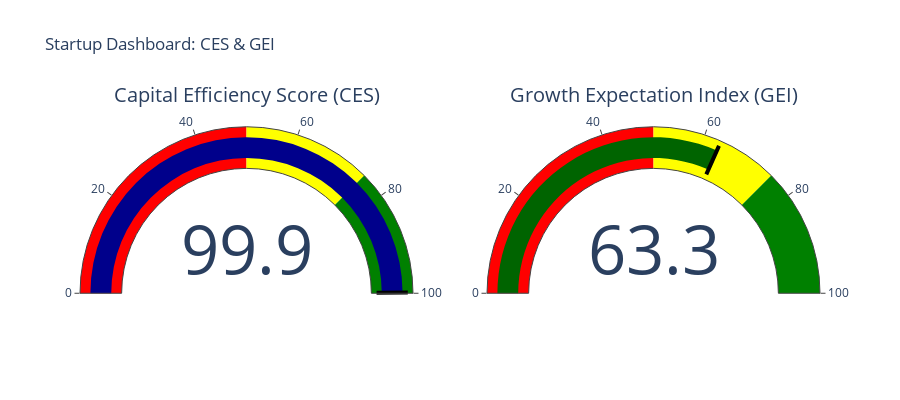

Here is the notebook cell this chart was saved with:
### Code cell
import plotly.graph_objects as go

# Supponiamo di avere i valori CES e GEI calcolati
ces_value = startup_json["metrics"]["capital_efficiency_score"]
gei_value = startup_json["metrics"]["growth_expectation_index"]
 # esempio percentuale o score standardizzato

fig = go.Figure()

# Gauge per CES
fig.add_trace(go.Indicator(
    mode="gauge+number",
    value=ces_value,
    title={'text': "Capital Efficiency Score (CES)"},
    domain={'x': [0, 0.45], 'y': [0, 1]},
    gauge={
        'axis': {'range': [0, 100]},
        'bar': {'color': "darkblue"},
        'steps': [
            {'range': [0, 50], 'color': "red"},
            {'range': [50, 75], 'color': "yellow"},
            {'range': [75, 100], 'color': "green"}],
        'threshold': {
            'line': {'color': "black", 'width': 4},
            'thickness': 0.75,
            'value': ces_value}
    }
))

# Gauge per GEI
fig.add_trace(go.Indicator(
    mode="gauge+number",
    value=gei_value,
    title={'text': "Growth Expectation Index (GEI)"},
    domain={'x': [0.55, 1], 'y': [0, 1]},
    gauge={
        'axis': {'range': [0, 100]},
        'bar': {'color': "darkgreen"},
        'steps': [
            {'range': [0, 50], 'color': "red"},
            {'range': [50, 75], 'color': "yellow"},
            {'range': [75, 100], 'color': "green"}],
        'threshold': {
            'line': {'color': "black", 'width': 4},
            'thickness': 0.75,
            'value': gei_value}
    }
))

fig.update_layout(
    title="Startup Dashboard: CES & GEI",
    height=400
)

fig.show()

### Figure 1 — Plotly figure (JSON) as saved in the notebook; plotly's stock layout.template omitted (floating-point values rounded to 4 significant figures)
{"data": [{"domain": {"x": [0, 0.45], "y": [0, 1]}, "gauge": {"axis": {"range": [0, 100]}, "bar": {"color": "darkblue"}, "steps": [{"color": "red", "range": [0, 50]}, {"color": "yellow", "range": [50, 75]}, {"color": "green", "range": [75, 100]}], "threshold": {"line": {"color": "black", "width": 4}, "thickness": 0.75, "value": 99.86}}, "mode": "gauge+number", "title": {"text": "Capital Efficiency Score (CES)"}, "type": "indicator", "value": 99.86}, {"domain": {"x": [0.55, 1], "y": [0, 1]}, "gauge": {"axis": {"range": [0, 100]}, "bar": {"color": "darkgreen"}, "steps": [{"color": "red", "range": [0, 50]}, {"color": "yellow", "range": [50, 75]}, {"color": "green", "range": [75, 100]}], "threshold": {"line": {"color": "black", "width": 4}, "thickness": 0.75, "value": 63.3}}, "mode": "gauge+number", "title": {"text": "Growth Expectation Index (GEI)"}, "type": "indicator", "value": 63.3}], "layout": {"height": 400, "title": {"text": "Startup Dashboard: CES & GEI"}}}
